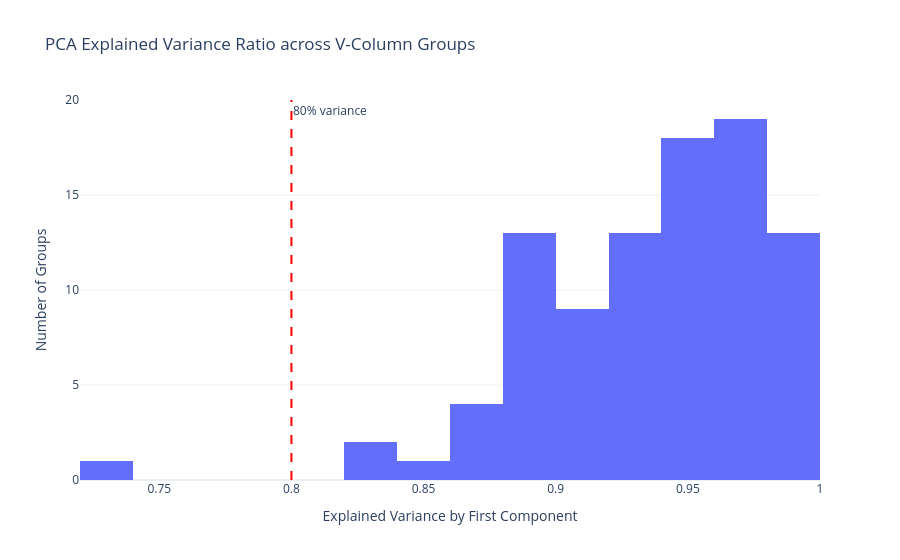

Notebook cell for this chart:
### Markdown cell above
### PCA Variance Distribution

### Code cell
fig = px.histogram(x=explained_variances, nbins=20, 
                   title='PCA Explained Variance Ratio across V-Column Groups',
                   labels={'x': 'Explained Variance by First Component', 'y': 'Number of Groups'})
fig.update_yaxes(title_text='Number of Groups')
fig.add_vline(x=0.8, line_dash='dash', line_color='red', annotation_text='80% variance')
fig.update_layout(showlegend=False, template='plotly_white')
fig.show()

### Figure 1 — Plotly figure (JSON) as saved in the notebook; plotly's stock layout.template omitted (floating-point values rounded to 4 significant figures)
{"data": [{"bingroup": "x", "hovertemplate": "Explained Variance by First Component=%{x}<br>count=%{y}<extra></extra>", "legendgroup": "", "marker": {"color": "#636efa", "pattern": {"shape": ""}}, "name": "", "nbinsx": 20, "orientation": "v", "showlegend": false, "type": "histogram", "x": [0.899, 0.9587, 0.9065, 0.922, 0.9885, 0.9655, 0.8833, 0.9535, 0.9169, 0.9213, 0.9866, 0.9805, 0.9709, 0.9382, 0.8592, 0.9536, 0.8925, 0.9861, 0.9627, 0.8876, 0.8735, 0.946, 0.9155, 0.9824, 0.9626, 0.8956, 0.866, 0.9418, 0.9281, 0.9816, 0.98, 0.9704, 0.7337, 0.8996, 0.8781, 0.833, 0.8997, 0.9069, 0.9765, 0.9221, 0.9217, 0.9731, 0.9483, 0.9678, 0.9285, 0.9548, 0.9419, 0.9992, 0.9772, 0.9175, 0.9743, 0.9581, 0.9528, 0.8952, 0.8899, 0.8289, 0.9235, 0.9199, 0.9511, 0.8702, 0.9075, 0.9696, 0.99, 0.9627, 0.9315, 0.9007, 0.9564, 0.9857, 0.9577, 0.8866, 0.998, 0.9648, 0.9251, 0.9483, 0.8902, 0.9742, 0.9929, 0.9681, 0.9495, 0.9719, 0.9958, 0.9505, 0.9643, 0.9425, 0.9221, 0.9269, 0.8935, 0.9502, 0.9644, 0.8973, 0.9827, 0.9028, 0.9228], "xaxis": "x", "yaxis": "y"}], "layout": {"annotations": [{"showarrow": false, "text": "80% variance", "x": 0.8, "xanchor": "left", "xref": "x", "y": 1, "yanchor": "top", "yref": "y domain"}], "barmode": "relative", "legend": {"tracegroupgap": 0}, "shapes": [{"line": {"color": "red", "dash": "dash"}, "type": "line", "x0": 0.8, "x1": 0.8, "xref": "x", "y0": 0, "y1": 1, "yref": "y domain"}], "showlegend": false, "title": {"text": "PCA Explained Variance Ratio across V-Column Groups"}, "xaxis": {"anchor": "y", "domain": [0, 1], "title": {"text": "Explained Variance by First Component"}}, "yaxis": {"anchor": "x", "domain": [0, 1], "title": {"text": "Number of Groups"}}}}
